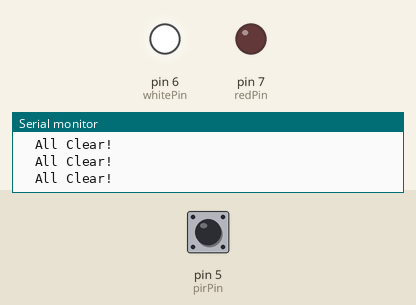
This sketch was run on a simulated Arduino Uno, built with avr-gcc and run on an emulated ATmega328P. On the bench: output pins drawn as LEDs (lit = HIGH), the last lines printed to the serial monitor. Dashed ring = blinking. The inputs (shaded band) are chosen by the test bench; at power-on: pin 5 (pirPin) LOW.

Above: at 1.2 s.
1.3 s: pin 5 (pirPin) driven HIGH
At 1.9 s:
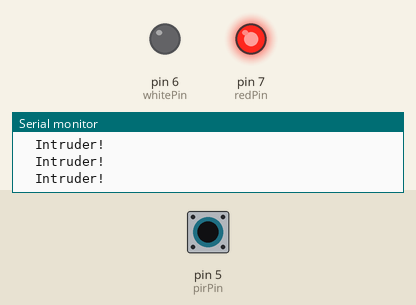
2.8 s: pin 5 (pirPin) driven LOW
At 3.6 s:
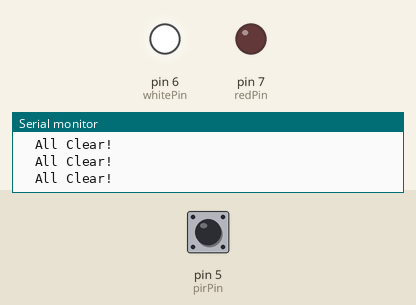
5.8 s: pin 5 (pirPin) pulsed HIGH 2 times (0.12 s each, 0.3 s apart)
At 6.01 s:
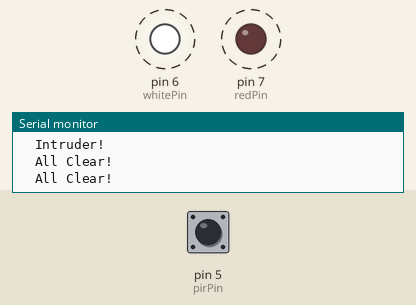
9.4 s: pin 5 (pirPin) pulsed HIGH 2 times (0.12 s each, 0.3 s apart)
At 10.5 s:
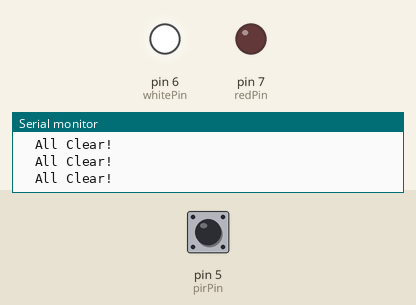
Timing chart, 0 to 12.4 s (numbered marks = the images above; inputs shaded):
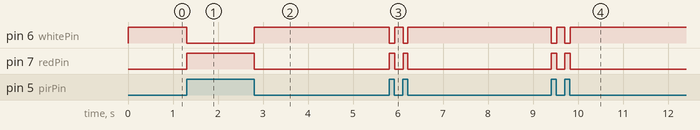

The sketch:

motion_sensor.ino
```cpp
int redPin = 7;
int whitePin = 6;
int pirPin = 5;
int pirState = LOW;
int val = 0;

void setup (){
  pinMode (redPin, OUTPUT);
  pinMode (whitePin, OUTPUT);
  pinMode (pirPin, INPUT);

  Serial.begin (9600);
}

void loop (){
  val = digitalRead(pirPin);
  while (val == HIGH){
    digitalWrite (redPin, HIGH);
    digitalWrite (whitePin, LOW);
    Serial.println ("  Intruder!");
    val = digitalRead (pirPin);
  }
  digitalWrite(redPin, LOW);
  digitalWrite (whitePin, HIGH);
  Serial.println("  All Clear!");
}
```

Measured:
- after the input at 1.3 s, pin 6 (whitePin): HIGH → LOW at once; pin 7 (redPin): LOW → HIGH at once
- after the input at 2.8 s, pin 6 (whitePin): LOW → HIGH at once; pin 7 (redPin): HIGH → LOW at once
- after the input at 5.8 s, pin 6 (whitePin): alternates HIGH for 0.19 s and LOW for 0.11 s, 4 changes in all, then stays HIGH, starting at once; pin 7 (redPin): alternates HIGH for 0.11 s and LOW for 0.19 s, 4 changes in all, then stays LOW, starting at once
- after the input at 9.4 s, pin 6 (whitePin): alternates HIGH for 0.17 s and LOW for 0.12 s, 4 changes in all, then stays HIGH, starting at once; pin 7 (redPin): alternates HIGH for 0.12 s and LOW for 0.17 s, 4 changes in all, then stays LOW, starting at once
